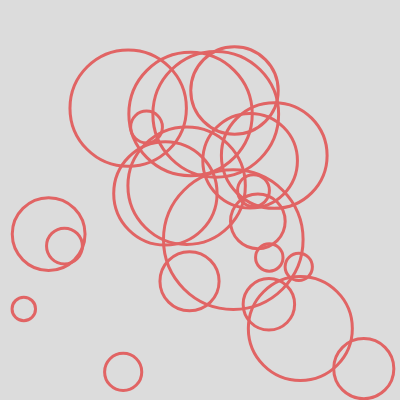
Frame 1 (no input)
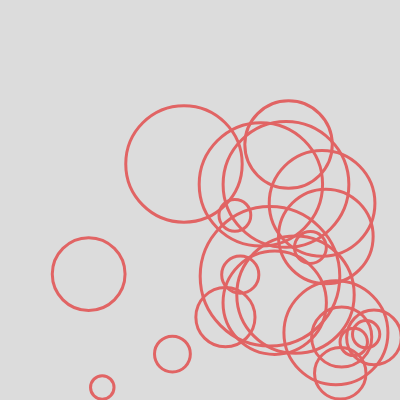
Frame 60 (no input)
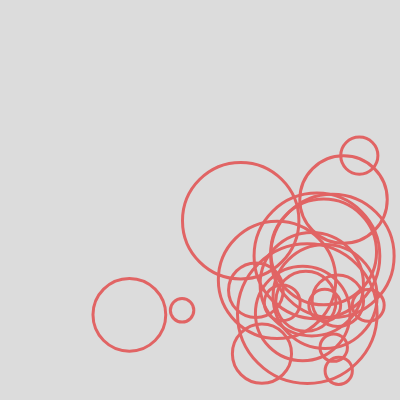
Frame 120 (the mouse pressed at the canvas centre since frame 60)

The p5.js sketch that drew these frames (run headless with seeded random() and noise() and a simulated clock; from frame 60 on, the mouse is pressed at the canvas centre):

// p5.js sketch
// ── sketch.js
// W6.2-1v6 Bouncing ball class with width error QUESTION1
// https://editor.p5js.org/benjamin.bergery/sketches/gmx5rZ32M

// QUESTION why are we getting WIDTH scope error? probably line 61

let bballs = [];
let xwidth;

function setup() {
  createCanvas(400, 400);
  xwidth = width;
  // fill array with new instances of Bball using push

  for (let indy = 0; indy < 22; indy++) {
    let bradius = random(10, 70);
    let bspeed = random(0.5, 2);
    let xstart = random(bradius, xwidth - bradius);
    let ystart = random(bradius, height - bradius);
    ball = new Bball(xstart, ystart, bradius, bspeed);
    bballs.push(ball);
  }
}

function draw() {
  background(220);

  for (ball of bballs) {
    ball.bounceRandom();
    // instance.classFunction()
  }
}

/*** CLASS ********************/

class Bball {
  constructor(x, y, r, bsp) {
    this.x = x;
    this.y = y;
    this.r = r;
    this.xsp = bsp; // xspeed
    this.ysp = bsp; // yspeed
  }

  // meta function inside class
  bounceRandom() {
    this.move();
    this.show();
  }

  // display ball
  show() {
    stroke(225, 100, 100);
    strokeWeight(3);
    noFill();
    ellipse(this.x, this.y, this.r * 2);
  }

  move() {
    this.x = this.x + this.xsp;
    this.y = this.y + this.ysp;
    //// bounce x
    if (this.x >= xwidth - this.r || this.x <= 0 + this.r) {
      this.xsp = -this.xsp;
    }
    ////// bounce y
    if (this.y >= height - this.r || this.y <= 0 + this.r) {
      this.ysp = -this.ysp;
    }
  }
}

/*******************************/
// https://editor.p5js.org/benjamin.bergery/sketches/WUlFUTdMe

/*** NOTES ********************/

// more verbose 
  // for (let indie = 0; indie < bballs.length; indie++) {
  //   bballs[indie].move();
  //   bballs[indie].show();
  // }

// less verbose
  // for (let circle of bballs) {
  //   circle.bounceRandom();

// QUESTION why are we getting WIDTH scope error? probably line 61
